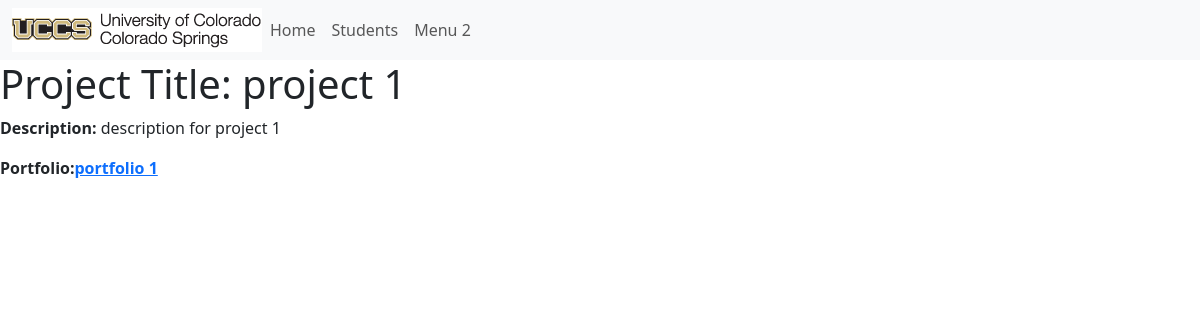
The app's page /project/1 with its own data.
### portfolio_app/models.py (models this page shows, shortened)
class Project(models.Model):
    title = models.CharField(max_length = 200)
    description = models.TextField()
    portfolio = models.ForeignKey(Portfolio, on_delete=models.CASCADE, default = None)

class Portfolio(models.Model):
    title = models.CharField(max_length = 200)
    contact_email = models.CharField(max_length = 200)
    is_active = models.BooleanField(default = False)
    about = models.TextField(blank = True)
    def get_absolute_url(self):
        return reverse('portfolio-detail', args=[str(self.id)])

### portfolio_app/views.py (the view)
# urls.py: path('project/<int:pk>', views.ProjectDetailView.as_view(), name='project-detail'),
class ProjectDetailView(generic.DetailView):
    model = Project

### portfolio_app/templates/portfolio_app/project_detail.html
{% extends 'portfolio_app/base_template.html' %}
{% block content %}
<h1>Project Title: {{ project.title }}</h1>
<p><strong>Description: </strong> {{ project.description }}</p>
<p><strong>Portfolio:<a href="{{ project.portfolio.get_absolute_url }}">{{ project.portfolio.title }} </a>
{% endblock %}

### records on screen
Project: title "project 1", description "description for project 1", portfolio "portfolio 1"
